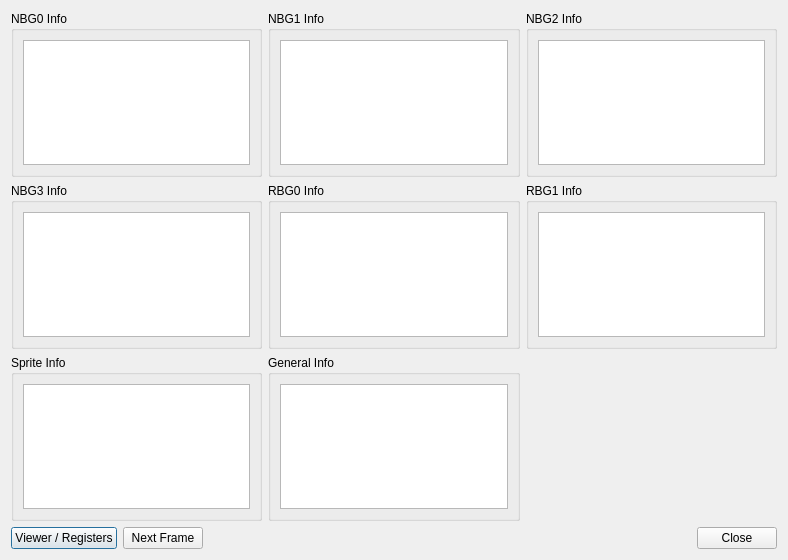
<?xml version="1.0" encoding="UTF-8"?>
<ui version="4.0">
 <class>UIDebugVDP2</class>
 <widget class="QDialog" name="UIDebugVDP2">
  <property name="geometry">
   <rect>
    <x>0</x>
    <y>0</y>
    <width>788</width>
    <height>560</height>
   </rect>
  </property>
  <property name="windowTitle">
   <string>Debug VDP2</string>
  </property>
  <layout class="QVBoxLayout" name="verticalLayout_7">
   <item>
    <layout class="QGridLayout" name="DebugGrid">
     <item row="0" column="0">
      <widget class="QGroupBox" name="NBG0Debug">
       <property name="title"><string>NBG0 Info</string></property>
       <layout class="QVBoxLayout" name="vl0">
        <item>
         <widget class="QPlainTextEdit" name="pteNBG0Info">
          <property name="readOnly"><bool>true</bool></property>
          <property name="font">
           <font><family>Courier New</family><pointsize>9</pointsize></font>
          </property>
         </widget>
        </item>
       </layout>
      </widget>
     </item>
     <item row="0" column="1">
      <widget class="QGroupBox" name="NBG1Debug">
       <property name="title"><string>NBG1 Info</string></property>
       <layout class="QVBoxLayout" name="vl1">
        <item>
         <widget class="QPlainTextEdit" name="pteNBG1Info">
          <property name="readOnly"><bool>true</bool></property>
          <property name="font">
           <font><family>Courier New</family><pointsize>9</pointsize></font>
          </property>
         </widget>
        </item>
       </layout>
      </widget>
     </item>
     <item row="0" column="2">
      <widget class="QGroupBox" name="NBG2Debug">
       <property name="title"><string>NBG2 Info</string></property>
       <layout class="QVBoxLayout" name="vl2">
        <item>
         <widget class="QPlainTextEdit" name="pteNBG2Info">
          <property name="readOnly"><bool>true</bool></property>
          <property name="font">
           <font><family>Courier New</family><pointsize>9</pointsize></font>
          </property>
         </widget>
        </item>
       </layout>
      </widget>
     </item>
     <item row="1" column="0">
      <widget class="QGroupBox" name="NBG3Debug">
       <property name="title"><string>NBG3 Info</string></property>
       <layout class="QVBoxLayout" name="vl3">
        <item>
         <widget class="QPlainTextEdit" name="pteNBG3Info">
          <property name="readOnly"><bool>true</bool></property>
          <property name="font">
           <font><family>Courier New</family><pointsize>9</pointsize></font>
          </property>
         </widget>
        </item>
       </layout>
      </widget>
     </item>
     <item row="1" column="1">
      <widget class="QGroupBox" name="RBG0Debug">
       <property name="title"><string>RBG0 Info</string></property>
       <layout class="QVBoxLayout" name="vl4">
        <item>
         <widget class="QPlainTextEdit" name="pteRBG0Info">
          <property name="readOnly"><bool>true</bool></property>
          <property name="font">
           <font><family>Courier New</family><pointsize>9</pointsize></font>
          </property>
         </widget>
        </item>
       </layout>
      </widget>
     </item>
     <item row="1" column="2">
      <widget class="QGroupBox" name="RBG1Debug">
       <property name="title"><string>RBG1 Info</string></property>
       <layout class="QVBoxLayout" name="vl5">
        <item>
         <widget class="QPlainTextEdit" name="pteRBG1Info">
          <property name="readOnly"><bool>true</bool></property>
          <property name="font">
           <font><family>Courier New</family><pointsize>9</pointsize></font>
          </property>
         </widget>
        </item>
       </layout>
      </widget>
     </item>
     <item row="2" column="0">
      <widget class="QGroupBox" name="SPRITEDebug">
       <property name="title"><string>Sprite Info</string></property>
       <layout class="QVBoxLayout" name="vl6">
        <item>
         <widget class="QPlainTextEdit" name="pteSPRITEInfo">
          <property name="readOnly"><bool>true</bool></property>
          <property name="font">
           <font><family>Courier New</family><pointsize>9</pointsize></font>
          </property>
         </widget>
        </item>
       </layout>
      </widget>
     </item>
     <item row="2" column="1">
      <widget class="QGroupBox" name="GeneralDebug">
       <property name="title"><string>General Info</string></property>
       <layout class="QVBoxLayout" name="vl7">
        <item>
         <widget class="QPlainTextEdit" name="pteGeneralInfo">
          <property name="readOnly"><bool>true</bool></property>
          <property name="font">
           <font><family>Courier New</family><pointsize>9</pointsize></font>
          </property>
         </widget>
        </item>
       </layout>
      </widget>
     </item>
    </layout>
   </item>
   <item>
    <layout class="QHBoxLayout" name="horizontalLayout">
     <item>
      <widget class="QPushButton" name="pbViewer">
       <property name="text"><string>Viewer / Registers</string></property>
      </widget>
     </item>
     <item>
      <widget class="QPushButton" name="pbNextButton">
       <property name="text"><string>Next Frame</string></property>
      </widget>
     </item>
     <item>
      <widget class="QDialogButtonBox" name="dbbButtons">
       <property name="standardButtons">
        <set>QDialogButtonBox::Close</set>
       </property>
      </widget>
     </item>
    </layout>
   </item>
  </layout>
 </widget>
 <resources/>
 <connections>
  <connection>
   <sender>dbbButtons</sender>
   <signal>rejected()</signal>
   <receiver>UIDebugVDP2</receiver>
   <slot>reject()</slot>
   <hints>
    <hint type="sourcelabel"><x>347</x><y>321</y></hint>
    <hint type="destinationlabel"><x>335</x><y>376</y></hint>
   </hints>
  </connection>
 </connections>
</ui>
